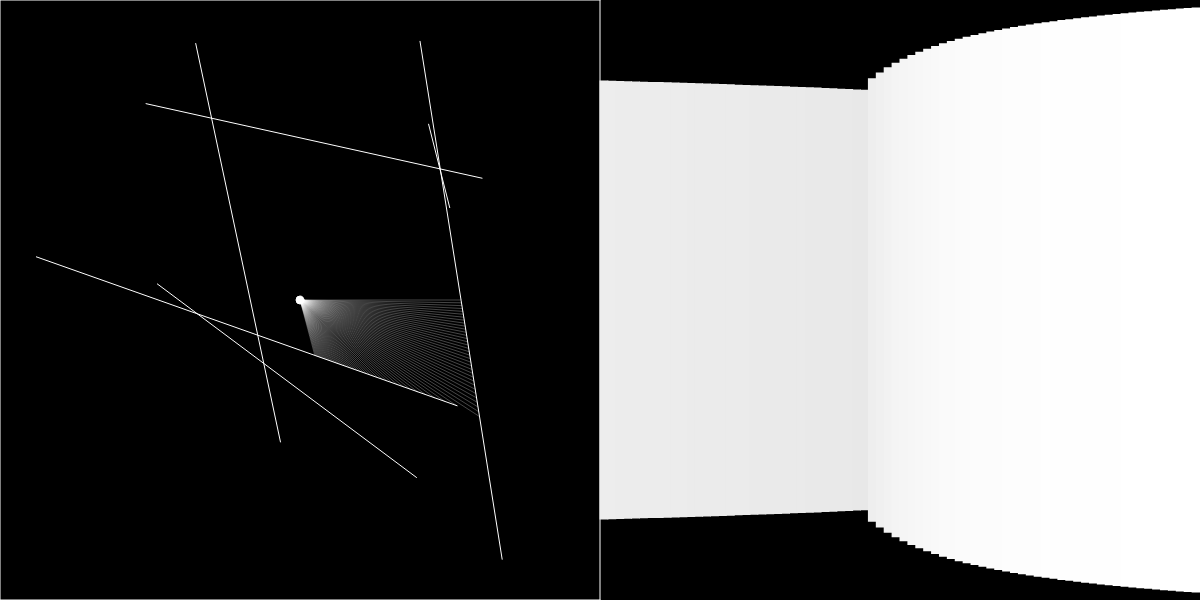
Frame 1 (no input)
Frame 60 (no input): identical to frame 1, image omitted
Frame 120 (the mouse pressed at the canvas centre since frame 60): identical to frame 1, image omitted

The p5.js sketch that drew this single still picture (run headless with seeded random() and noise() and a simulated clock; from frame 60 on, the mouse is pressed at the canvas centre):

// p5.js sketch
// ── sketch.js
let walls = [];
let ray;
let sceneW;
let sceneH;

function setup() {
  createCanvas(1200, 600);
  sceneW = width / 2;
  sceneH = height;
  for (let i = 0; i < 6; i++){
    let x1 = random(sceneW);
    let x2 = random(sceneH);
    let y1 = random(sceneW);
    let y2 = random(sceneH);
    walls[i] = new Wall(x1, x2, y1, y2);
  }
  walls.push(new Wall(0, 0, sceneW, 0));
  walls.push(new Wall(sceneW, 0, sceneW, sceneH));
  walls.push(new Wall(sceneW, sceneH, 0, sceneH));
  walls.push(new Wall(0, sceneH, 0, 0));
  particle = new Particle();
  particle.rotate(0);
}

function draw() {
  background(0);

  if (keyIsDown(LEFT_ARROW)) {
    particle.rotate(-3);
  } else if (keyIsDown(RIGHT_ARROW)) {
    particle.rotate(3);
  } else if (keyIsDown(UP_ARROW)) {
    particle.update(1);
  } else if (keyIsDown(DOWN_ARROW)) {
    particle.update(-1);
  }

  for (wall of walls) {
    wall.show();
  }
  particle.show();
  const scene = particle.look(walls);
  const w = sceneW / scene.length;
  push();
  translate(sceneW, 0);
  for (let i = 0; i < scene.length; i++){
    const h = map(scene[i], 0, sceneW, sceneH, 0)
    noStroke();
    const sq = scene[i] * scene[i];
    const wSq = sceneW * sceneW;
    const brightness = map(sq, 0, wSq, 255, 0);
    fill(brightness);
    rectMode(CENTER);
    rect(i * w + w/2, sceneH / 2, w+1, h);
  }
  pop();
}


// ── particle.js
class Particle {
    constructor() {
        this.pos = createVector(sceneW/2, sceneH/2);
        this.rays = [];
        this.offset = 0;
        this.closest = null;
        for (let i = 0; i < 15; i += 0.2){
            this.rays.push(new Ray(this.pos, radians(i)));
        }
    }

    show() {
        fill(255);
        ellipse(this.pos.x, this.pos.y, 8);
        for (ray of this.rays){
            ray.show();
        }
    }

    rotate(angle) {
        this.offset += angle;
        for (let i = 0; i < this.rays.length; i += 1){
            this.rays[i].setAngle(radians(i + this.offset));
        }
    }
    
    look(walls) {
        const scene = [];
        for (let i = 0; i < this.rays.length; i++){
            const ray = this.rays[i]
            let record = Infinity;
            for (let wall of walls) {
                const pt = ray.cast(wall);
                if (pt) {
                    let d = p5.Vector.dist(this.pos, pt);
                    const a = ray.dir.heading() - radians(this.offset);
                    d *= Math.cos(a);
                    if (d < record) {
                        record = d;
                        this.closest = pt;
                    }
                }    
            }
            if (this.closest) {
                line(this.pos.x, this.pos.y, this.closest.x, this.closest.y);
                scene[i] = record;
            }
            scene[i] = record;
        }
        return scene;
    }

    update(speed) {
        if (!(Math.abs(this.pos.x - this.closest.x) < 3 || Math.abs(this.pos.y - this.closest.y) < 3)) {
            this.pos.x += speed * Math.cos(radians(this.offset + this.rays.length / 2));
            this.pos.y += speed * Math.sin(radians(this.offset + this.rays.length / 2));
        }
    }
}
// ── ray.js
class Ray {
  constructor(pos, angle){
    this.pos = pos;
    this.dir = p5.Vector.fromAngle(angle);
  }
  
  show(){
    stroke(255, 255, 255, 70);
    push();
    translate(this.pos.x, this.pos.y);
    // line(0, 0, 25 * this.dir.x, 25 * this.dir.y);
    pop();
  }

  update(x, y) {
    this.dir.x = x - this.pos.x;
    this.dir.y = y - this.pos.y;
    this.dir.normalize();
  }
  
  setAngle(angle) {
    this.dir = p5.Vector.fromAngle(angle);
  }
  
  cast(wall){
    const x1 = wall.a.x;
    const y1 = wall.a.y;
    const x2 = wall.b.x;
    const y2 = wall.b.y;

    const x3 = this.pos.x;
    const y3 = this.pos.y;
    const x4 = this.pos.x + this.dir.x;
    const y4 = this.pos.y + this.dir.y;

    const denominator = (x1 - x2) * (y3 - y4) - (y1 - y2) * (x3 - x4);
    if (denominator == 0) {
      return;
    }
    const t = ((x1 - x3) * (y3 - y4) - (y1 - y3) * (x3 - x4)) / denominator;
    const u = -((x1 - x2) * (y1 - y3) - (y1 - y2) * (x1 - x3)) / denominator;
    if (t > 0 && t < 1 && u > 0) {
      const pt = createVector();
      pt.x = x1 + t * (x2 - x1);
      pt.y = y1 + t * (y2 - y1);
      return pt;
    } else {
      return false;
    }
  }
}
// ── wall.js
class Wall {
  constructor(x1, y1, x2, y2) {
    this.a = createVector(x1, y1);
    this.b = createVector(x2, y2);
  }
  
  show() {
    stroke(255);
    line(this.a.x, this.a.y, this.b.x, this.b.y);
  }
}
